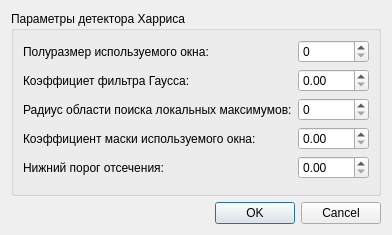
<?xml version="1.0" encoding="UTF-8"?>
<ui version="4.0">
 <class>HarrysSettingsDialog</class>
 <widget class="QDialog" name="HarrysSettingsDialog">
  <property name="geometry">
   <rect>
    <x>0</x>
    <y>0</y>
    <width>392</width>
    <height>235</height>
   </rect>
  </property>
  <property name="sizePolicy">
   <sizepolicy hsizetype="Maximum" vsizetype="Maximum">
    <horstretch>0</horstretch>
    <verstretch>0</verstretch>
   </sizepolicy>
  </property>
  <property name="windowTitle">
   <string>Параметры</string>
  </property>
  <layout class="QVBoxLayout" name="verticalLayout">
   <item>
    <widget class="QGroupBox" name="groupBox_4">
     <property name="title">
      <string>Параметры детектора Харриса</string>
     </property>
     <layout class="QFormLayout" name="formLayout_4">
      <item row="0" column="0">
       <widget class="QLabel" name="label_13">
        <property name="text">
         <string>Полуразмер используемого окна:</string>
        </property>
       </widget>
      </item>
      <item row="0" column="1">
       <widget class="QSpinBox" name="harrysRadiusSpinBox"/>
      </item>
      <item row="1" column="0">
       <widget class="QLabel" name="label_12">
        <property name="text">
         <string>Коэффициет фильтра Гаусса:</string>
        </property>
       </widget>
      </item>
      <item row="1" column="1">
       <widget class="QDoubleSpinBox" name="harrysSigmaSpinBox"/>
      </item>
      <item row="2" column="0">
       <widget class="QLabel" name="label_15">
        <property name="text">
         <string>Радиус области поиска локальных максимумов:</string>
        </property>
       </widget>
      </item>
      <item row="2" column="1">
       <widget class="QSpinBox" name="harrysLocalMaxRadiusSpinBox"/>
      </item>
      <item row="3" column="0">
       <widget class="QLabel" name="label_18">
        <property name="text">
         <string>Коэффициент маски используемого окна:</string>
        </property>
       </widget>
      </item>
      <item row="3" column="1">
       <widget class="QDoubleSpinBox" name="harrysMaskSigmaSpinBox"/>
      </item>
      <item row="4" column="0">
       <widget class="QLabel" name="label_19">
        <property name="text">
         <string>Нижний порог отсечения:</string>
        </property>
       </widget>
      </item>
      <item row="4" column="1">
       <widget class="QDoubleSpinBox" name="harrysTresholdSpinBox"/>
      </item>
     </layout>
    </widget>
   </item>
   <item>
    <widget class="QDialogButtonBox" name="buttonBox">
     <property name="orientation">
      <enum>Qt::Horizontal</enum>
     </property>
     <property name="standardButtons">
      <set>QDialogButtonBox::Cancel|QDialogButtonBox::Ok</set>
     </property>
    </widget>
   </item>
  </layout>
 </widget>
 <resources/>
 <connections>
  <connection>
   <sender>buttonBox</sender>
   <signal>accepted()</signal>
   <receiver>HarrysSettingsDialog</receiver>
   <slot>accept()</slot>
   <hints>
    <hint type="sourcelabel">
     <x>248</x>
     <y>254</y>
    </hint>
    <hint type="destinationlabel">
     <x>157</x>
     <y>274</y>
    </hint>
   </hints>
  </connection>
  <connection>
   <sender>buttonBox</sender>
   <signal>rejected()</signal>
   <receiver>HarrysSettingsDialog</receiver>
   <slot>reject()</slot>
   <hints>
    <hint type="sourcelabel">
     <x>316</x>
     <y>260</y>
    </hint>
    <hint type="destinationlabel">
     <x>286</x>
     <y>274</y>
    </hint>
   </hints>
  </connection>
 </connections>
</ui>
